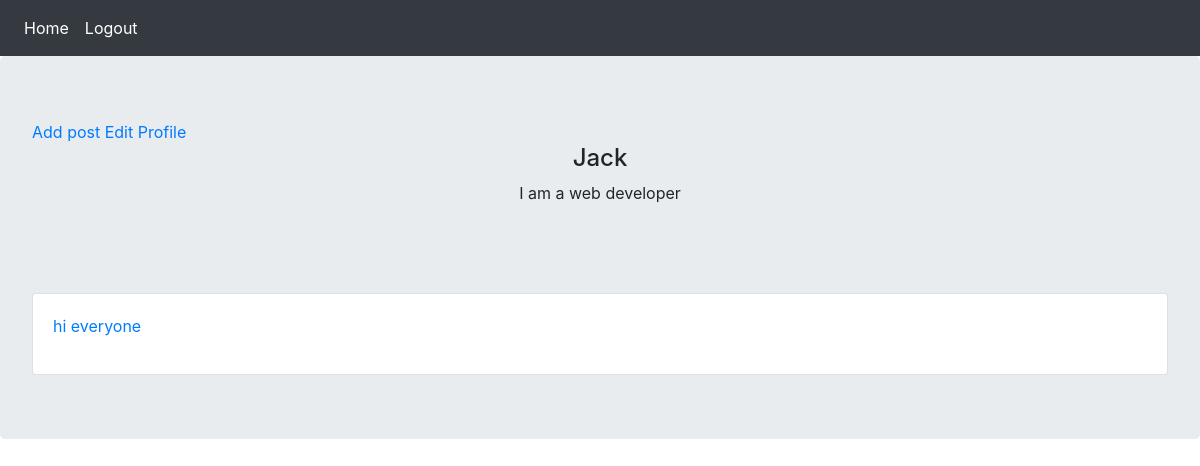
Page /account/dashboard/4/ (signed in) on the earlier database version.
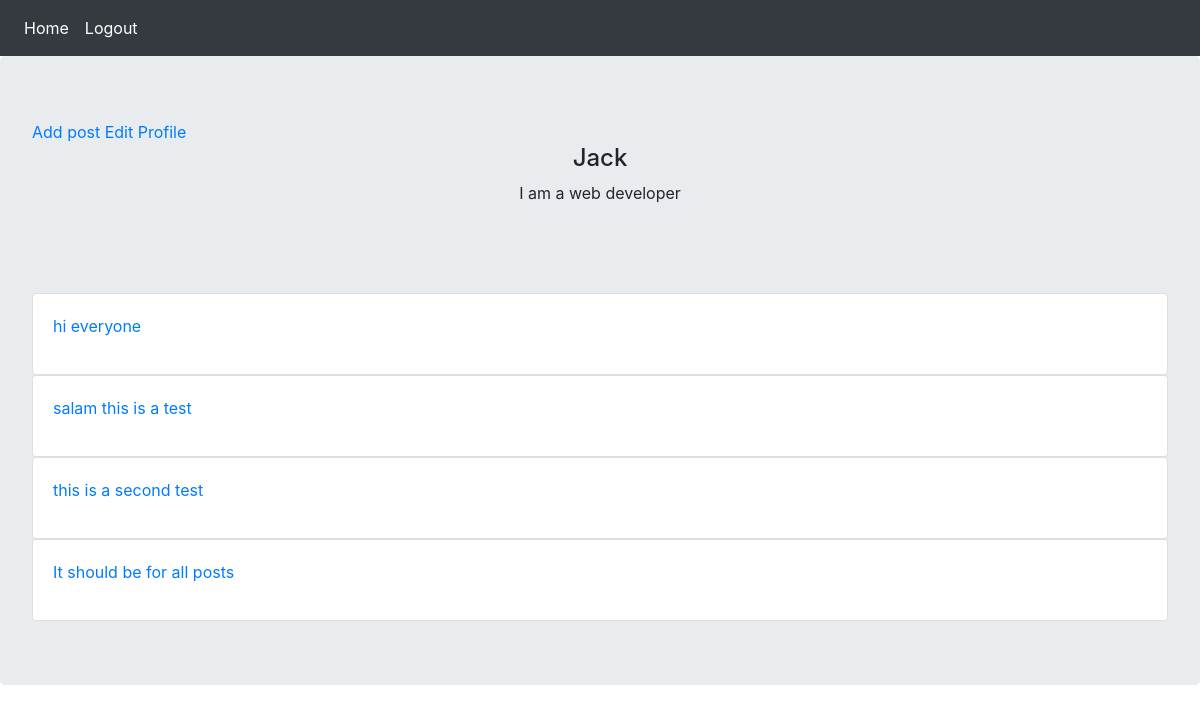
Same page on the later database version.
### posts/models.py (models this page shows, shortened)
class Post(models.Model):
    user=models.ForeignKey(User,on_delete=models.CASCADE)
    body=models.TextField(max_length=400,default=None)
    slug=models.SlugField(max_length=200)
    created=models.DateTimeField(auto_now_add=True)
    def get_absolute_url(self):
        return reverse('posts:post_detail',args=[self.created.year,self.created.month,self.created.day,self.slug])

### account/views.py (the view)
# urls.py: path('dashboard/<int:user_id>/',views.user_dashboard,name='dashboard'),
@login_required
def user_dashboard(request,user_id):
    user=get_object_or_404(User,id=user_id)
    posts=Post.objects.filter(user=user)
    self_dash=False
    is_following=False
    relation=Relation.objects.filter(from_user=request.user,to_user=user)
    if relation.exists():
        is_following=True
    if request.user.id == user_id:
        self_dash=True
    return render(request,'account/dashboard.html',{'user':user,'posts':posts,'self_dash':self_dash,'is_following':is_following})

### account/templates/account/dashboard.html (shortened to what this page needs)
{% extends 'base.html' %}
{% load static %}
{% block content %}
    {% if self_dash %}
    <a href="{% url 'posts:add_post' request.user.id %}">Add post</a>
    <a href="{% url 'account:edit_profile' request.user.id %}">Edit Profile</a>
    {% endif %}
    <h4 class="text-center">{{ user.username|capfirst }}</h4>
    <p class="text-center">{{ user.profile.bio }}</p>
    <br/><br/><br/>
    {% for post in posts %}
        <div class="card">
            <p class="card-body"><a href="{{ post.get_absolute_url }}">{{ post.body }}</a></p>
        </div>
    {% empty %}
        <p>This user has no posts</p>
    {% endfor %}
{% endblock %}

Differences in the rows shown:
added Post: body "salam this is a test"
added Post: body "this is a second test"
added Post: body "It should be for all posts"
